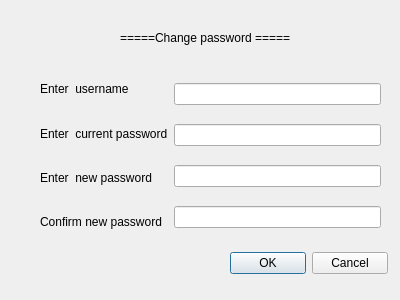
<?xml version="1.0" encoding="UTF-8"?>
<ui version="4.0">
 <class>DialogChangePassword</class>
 <widget class="QDialog" name="DialogChangePassword">
  <property name="geometry">
   <rect>
    <x>0</x>
    <y>0</y>
    <width>400</width>
    <height>300</height>
   </rect>
  </property>
  <property name="windowTitle">
   <string>Dialog</string>
  </property>
  <widget class="QLabel" name="labelTitle">
   <property name="geometry">
    <rect>
     <x>120</x>
     <y>30</y>
     <width>181</width>
     <height>16</height>
    </rect>
   </property>
   <property name="text">
    <string>=====Change password =====</string>
   </property>
  </widget>
  <widget class="QWidget" name="">
   <property name="geometry">
    <rect>
     <x>40</x>
     <y>70</y>
     <width>341</width>
     <height>171</height>
    </rect>
   </property>
   <layout class="QHBoxLayout" name="horizontalLayout">
    <item>
     <layout class="QVBoxLayout" name="verticalLayout">
      <item>
       <widget class="QLabel" name="lblUsername">
        <property name="text">
         <string>Enter  username</string>
        </property>
       </widget>
      </item>
      <item>
       <widget class="QLabel" name="lblCurrentPassword">
        <property name="text">
         <string>Enter  current password</string>
        </property>
       </widget>
      </item>
      <item>
       <widget class="QLabel" name="lblEnNewPass">
        <property name="text">
         <string>Enter  new password</string>
        </property>
       </widget>
      </item>
      <item>
       <widget class="QLabel" name="lblConfirmNewPass">
        <property name="text">
         <string>Confirm new password</string>
        </property>
       </widget>
      </item>
     </layout>
    </item>
    <item>
     <layout class="QVBoxLayout" name="verticalLayout_2">
      <item>
       <widget class="QLineEdit" name="lineUserName"/>
      </item>
      <item>
       <widget class="QLineEdit" name="lineCurrentPass">
        <property name="text">
         <string/>
        </property>
        <property name="echoMode">
         <enum>QLineEdit::EchoMode::Password</enum>
        </property>
       </widget>
      </item>
      <item>
       <widget class="QLineEdit" name="lineEnNewPass">
        <property name="echoMode">
         <enum>QLineEdit::EchoMode::Password</enum>
        </property>
       </widget>
      </item>
      <item>
       <widget class="QLineEdit" name="lineConfirmNewPass">
        <property name="text">
         <string/>
        </property>
        <property name="echoMode">
         <enum>QLineEdit::EchoMode::Password</enum>
        </property>
       </widget>
      </item>
     </layout>
    </item>
   </layout>
  </widget>
  <widget class="QWidget" name="">
   <property name="geometry">
    <rect>
     <x>230</x>
     <y>250</y>
     <width>158</width>
     <height>26</height>
    </rect>
   </property>
   <layout class="QHBoxLayout" name="horizontalLayout_2">
    <item>
     <widget class="QPushButton" name="btnOK">
      <property name="text">
       <string>OK</string>
      </property>
     </widget>
    </item>
    <item>
     <widget class="QPushButton" name="btnCancel">
      <property name="text">
       <string>Cancel</string>
      </property>
     </widget>
    </item>
   </layout>
  </widget>
 </widget>
 <resources/>
 <connections/>
</ui>
